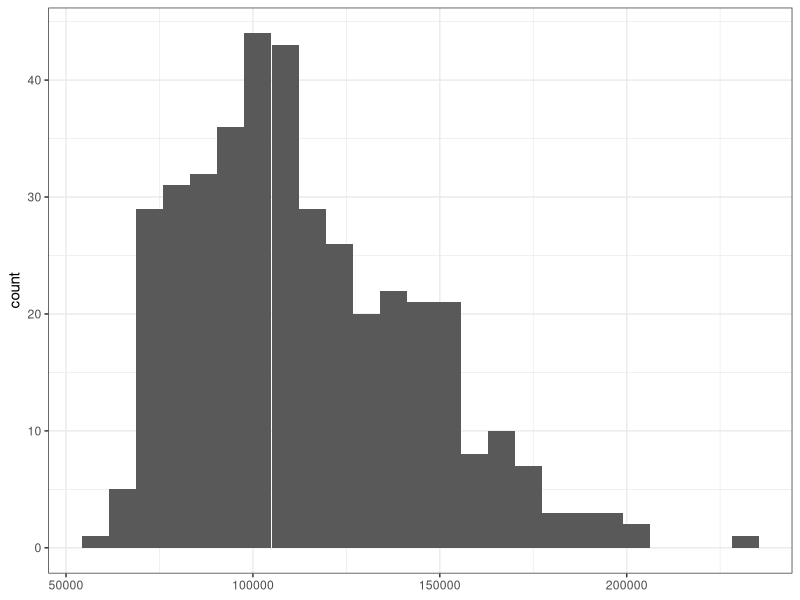
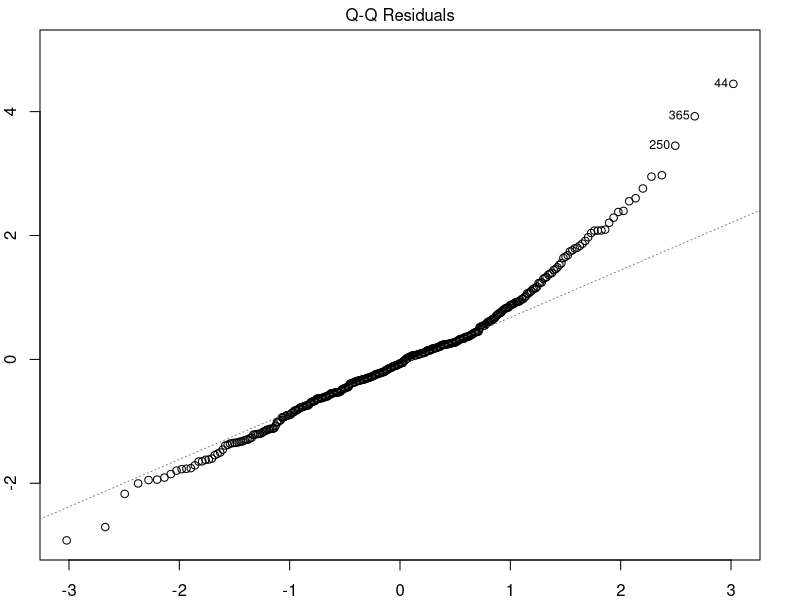
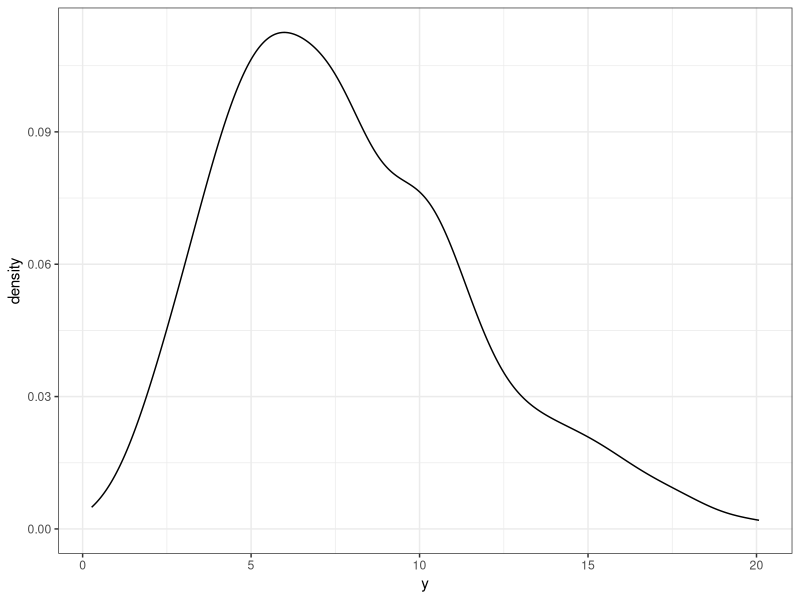
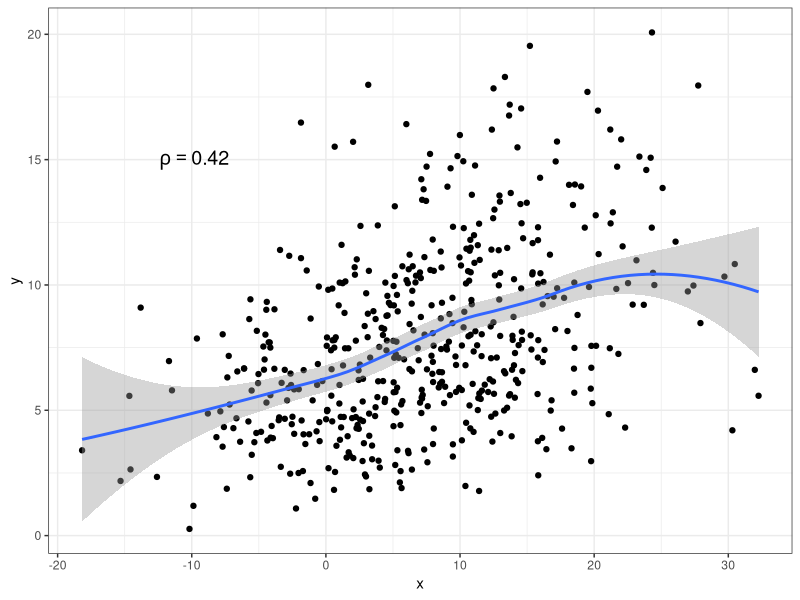

The R script that drew these images, in order: (Note: this script raises an error after producing the figures.)
## ---- chunk 1
options(htmltools.dir.version = FALSE)
knitr::opts_chunk$set(dev = "svg")
knitr::opts_knit$set(global.par = TRUE)
par(mar = c(2, 2, 1.5, 2))


library(tidyverse)
library(gganimate)
theme_set(theme_bw())

library(car)
data(Salaries)
## ---- chunk 2
ggplot(Salaries, aes(salary)) +
  geom_histogram(bins = 25) +
  labs(x = NULL)
## ---- chunk 3
library(car)
data(Salaries)

## ---- chunk 4
head(Salaries)
## ---- chunk 5
model <- lm(salary ~ rank + yrs.service + yrs.since.phd +
              discipline, data = Salaries)
broom::tidy(summary(model))

broom::glance(summary(model))
## ---- chunk 6
plot(model, 2)
## ---- chunk 7
set.seed(202005)
## ---- chunk 8
# Simluierte Werte
df <- data.frame(y = rchisq(n = 500, df = 8))
## ---- chunk 9
ggplot(df, aes(y)) +
  geom_density() + 
  # geom_freqpoly(bins = 40) +
  theme_bw()
## ---- chunk 10
df <- df %>% 
  mutate(x = y + rnorm(500, mean = 0, sd = 8))
## ---- chunk 11
corr <- round(cor(df$x, df$y), 2)
label <- sprintf("~ rho == %0.2f", corr)

ggplot(df, aes(x, y)) +
  geom_point() +
  geom_smooth() +
  annotate("text", x = -10, y = 15, parse = TRUE, size = 5,
           label = label)
## ---- chunk 12
m1 <- lm(y ~ x, data = df)
summary(m1)
## ---- chunk 13
par(mar = c(3, 4, 1, 2))
## ---- chunk 14
bc <- car::boxCox(m1)
best.lambda <- bc$x[which(bc$y == max(bc$y))]
best.lambda
## ---- chunk 15
transform_box_cox <- function(y, lambda) {
  (y ^ lambda - 1)/lambda
}

df <- mutate(df, y_trans = transform_box_cox(y, best.lambda))
## ---- chunk 16
df %>% 
  pivot_longer(c(y, y_trans)) %>% 
  ggplot(aes(value, fill = name)) +
  geom_density(alpha = .5) +
  labs(x = NULL, fill = NULL) +
  scale_fill_brewer(palette = "Set1") +
  theme(legend.position = c(.8, .8))
## ---- chunk 17
m2 <- lm(y_trans ~ x, data = df)

## ---- chunk 18
rbind(
  broom::glance(m1),
  broom::glance(m2)
) %>% 
  mutate(model = c("m1", "m2")) %>% 
  select(model, r.squared, sigma)
## ---- chunk 19
bc <- car::boxCox(model,plotit = FALSE)
(best.lambda <- bc$x[which(bc$y == max(bc$y))])

Salaries$salary_t <- transform_box_cox(Salaries$salary, best.lambda)
## ---- chunk 20
Salaries %>% 
  pivot_longer(starts_with("salary")) %>% 
  ggplot(aes(value)) +
  geom_freqpoly(bins = 12) +
  facet_wrap(~name, scales = "free_x", nrow = 1) +
  labs(x = NULL, y = NULL)
## ---- chunk 21
new_model <- lm(salary_t ~ rank + yrs.service + yrs.since.phd + 
                  discipline, data = Salaries)
broom::tidy(summary(new_model))

broom::glance(summary(new_model))

## ---- chunk 22
par(mar = c(2, 2, 1.5, 2))
## ---- chunk 23
plot(new_model, 2)
## ---- chunk 24
coef(new_model)[["yrs.service"]]
## ---- chunk 25
expand_grid(
  rank = "AsstProf",
  discipline = "A", 
  yrs.since.phd = 10,
  yrs.service = 1:40
) %>% 
  broom::augment(new_model, newdata = .) %>% 
  ggplot(aes(yrs.service, .fitted)) +
  geom_line()
